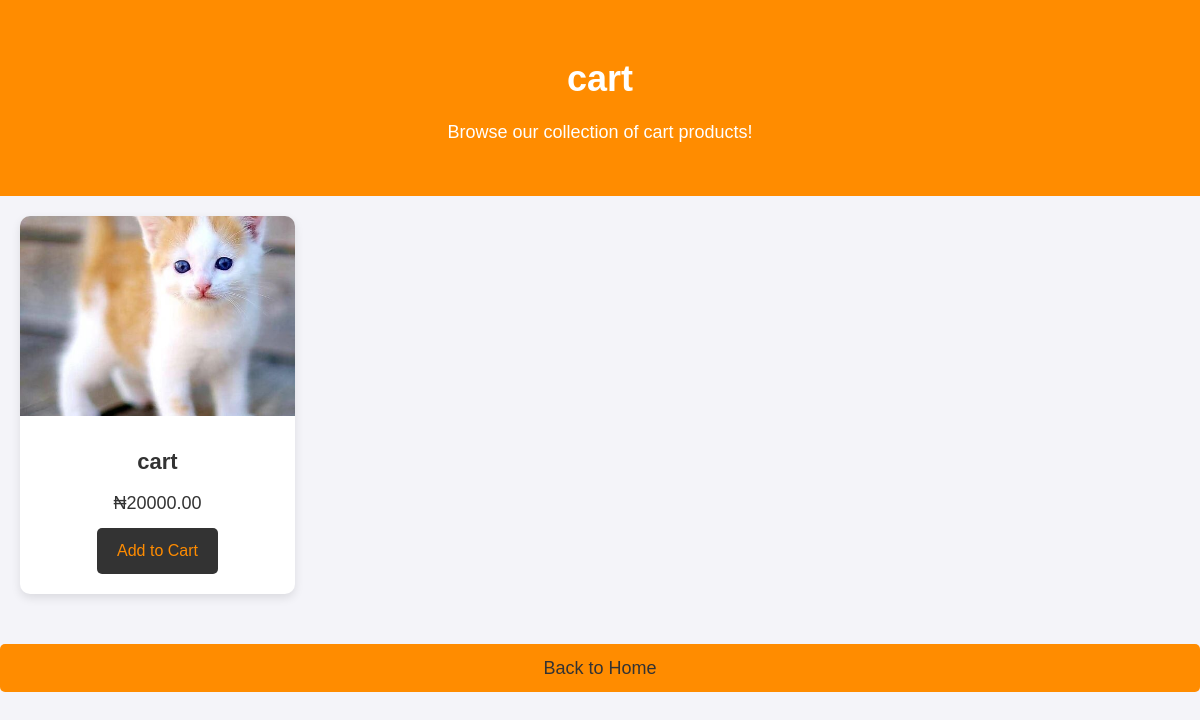
Screenshot of /category/cart/ with the database file from the repository.
### myapp/models.py (models this page shows, shortened)
class Category(models.Model):
    name = models.CharField(max_length=50)
    image = models.ImageField(upload_to='category_images/', null=True, blank=True)
    slug = models.SlugField(unique=True, default="default-slug")
    class Meta:
        verbose_name = 'Category'
        verbose_name_plural = 'Categories'

class Product(models.Model):
    name = models.CharField(max_length=100)
    price = models.DecimalField(max_digits=10, decimal_places=2)
    category = models.ForeignKey(Category, on_delete=models.SET_NULL, null=True, blank=True)
    image = models.ImageField(upload_to='products/')
    description = models.TextField(blank=True, null=True)
    is_active = models.BooleanField(default=True)
    slug = models.SlugField(unique=True, default="default-slug")

### myapp/views.py (the view)
# urls.py: path('category/<str:food>/', views.category_view, name='category_view'),
def category_view(request, food):
    food = food.replace('-', ' ')
    try:
        category = Category.objects.get(name=food)
        products = Product.objects.filter(category=category)
        return render(request, 'category.html', {'category': category, 'products': products})
    except Category.DoesNotExist:
        messages.error(request, 'That category does not exist.')
        return redirect('home')

### myapp/templates/category.html (shortened to what this page needs)
<!DOCTYPE html>
<html lang="en">
{% load static %}
<head>
</head>
<body>
    <div class="category-header">
        <h1>{{ category.name }}</h1>
        <p>Browse our collection of {{ category.name }} products!</p>
    </div>
    <div class="products-container">
        {% for product in products %}
            <div class="product-card">
                <img src="{{ product.image.url }}" alt="{{ product.name }}" class="product-image">
                <div class="product-info">
                    <h3>{{ product.name }}</h3>
                    <p>₦{{ product.price }}</p>
                    <a href="{% url 'add_to_cart' product.id %}" class="product-link">Add to Cart</a>
                </div>
            </div>
        {% endfor %}
    </div>
    <a href="{% url 'home' %}" class="back-to-home">Back to Home</a>
</body>
</html>

### myapp/templates/category.html (style rules this page uses)
* { margin: 0; padding: 0; box-sizing: border-box; }
body { font-family: 'Arial', sans-serif; background-color: #f4f4f9; color: #333; line-height: 1.6; }
.category-header { text-align: center; padding: 50px 20px; background-color: #ff8c00; color: white; }
.category-header h1 { font-size: 36px; margin-bottom: 10px; }
.category-header p { font-size: 18px; }
.products-container { display: grid; grid-template-columns: repeat(auto-fill, minmax(250px, 1fr)); gap: 20px; padding: 20px; justify-items: center; }
.product-card { background-color: white; border-radius: 10px; box-shadow: 0 4px 10px rgba(0, 0, 0, 0.1); overflow: hidden; width: 100%; max-width: 300px; transition: transform 0.3s ease-in-out; }
.product-image { width: 100%; height: 200px; object-fit: cover; }
.product-info { padding: 20px; text-align: center; }
.product-info h3 { font-size: 22px; margin-bottom: 10px; }
.product-info p { font-size: 18px; margin-bottom: 10px; }
.product-link { display: inline-block; text-decoration: none; color: #ff8c00; background-color: #333; padding: 10px 20px; border-radius: 5px; transition: background-color 0.3s ease; }
.back-to-home { display: block; text-align: center; font-size: 18px; margin-top: 30px; color: #333; text-decoration: none; padding: 10px 20px; background-color: #ff8c00; border-radius: 5px; }

### rows the page displays
Category: name "cart"
Product: image (picture), name "cart", price "20000.00"
